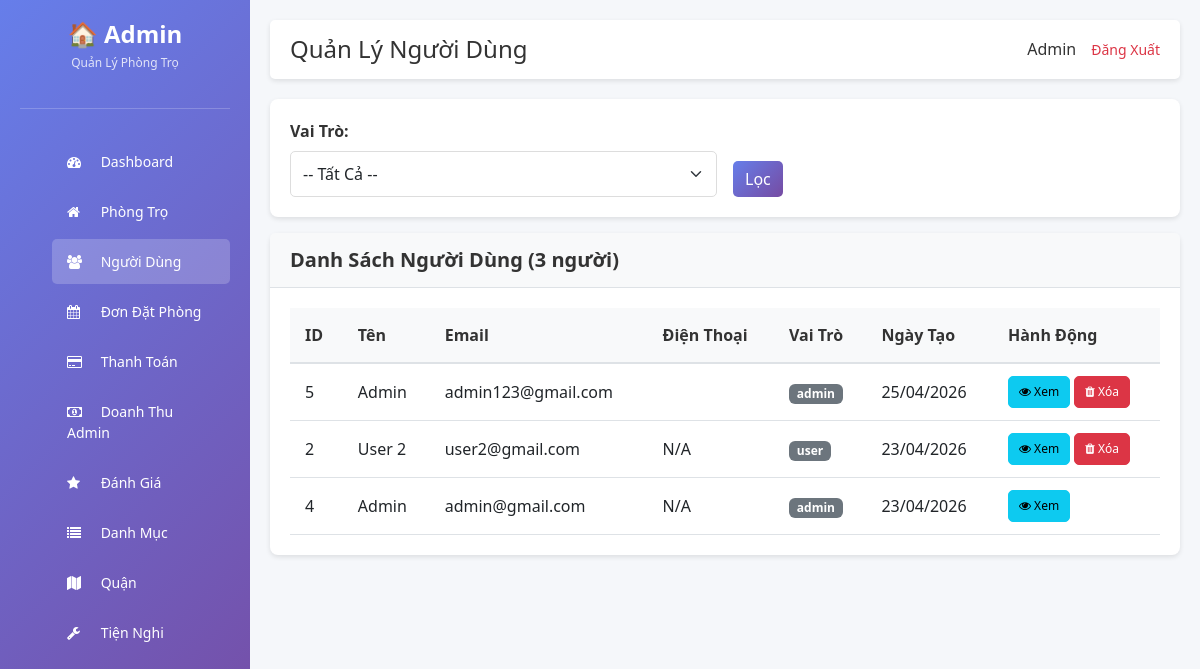
/public/admin/users.php (signed in), run on the app's committed database.
### tables this page shows
CREATE TABLE `users` (
  `id` int(11) NOT NULL,
  `name` varchar(100) DEFAULT NULL,
  `email` varchar(150) DEFAULT NULL,
  `password` varchar(255) DEFAULT NULL,
  `reset_token` varchar(64) DEFAULT NULL,
  `reset_expires` datetime DEFAULT NULL,
  `phone` varchar(20) DEFAULT NULL,
  `avatar` varchar(255) DEFAULT NULL,
  `role` enum('user','owner','admin') DEFAULT 'user',
  `created_at` timestamp NOT NULL DEFAULT current_timestamp(),
  `status` varchar(20) DEFAULT 'pending'
);

### public/admin_init.php (called while the page is built, shortened)
<?php
require_once __DIR__ . '/../config/database.php';
require_once __DIR__ . '/../core/Database.php';
require_once __DIR__ . '/../core/User.php';
require_once __DIR__ . '/../app/controller/UserController.php';
require_once __DIR__ . '/../app/controller/ActivityLogController.php';
$db = new Database($conn);
?>

### app/controller/UserController.php (called while the page is built, shortened)
<?php
class UserController {
    private $user;
    public function __construct($db, $activityLog = null) {
        $this->user = new User($db);
    }
    public function listUsers() {
        $page = isset($_GET['page']) ? (int)$_GET['page'] : 1;
        $role = isset($_GET['role']) ? $_GET['role'] : '';
        $users = $this->user->getAll($page, ITEMS_PER_PAGE, $role);
        $total = $this->user->getTotal($role);
        $total_pages = ceil($total / ITEMS_PER_PAGE);
        return [
            'users' => $users,
            'total' => $total,
            'page' => $page,
            'total_pages' => $total_pages,
            'role' => $role
        ];
    }
}
?>

### core/User.php (called while the page is built, shortened)
<?php
class User {
    private $db;
    public function __construct($database) {
        $this->db = $database;
    }
    public function getAll($page = 1, $limit = ITEMS_PER_PAGE, $role = '') {
        $offset = ($page - 1) * $limit;
        $sql = "SELECT * FROM users";
        $sql .= " ORDER BY created_at DESC LIMIT $offset, $limit";
        return $this->db->getRows($sql);
    }
    public function getTotal($role = '') {
        $where = '';
        return $this->db->count('users', $where);
    }
}
?>

### core/Database.php (called while the page is built, shortened)
<?php
class Database {
    private $conn;
    public function __construct($connection) {
        $this->conn = $connection;
    }
    public function getRows($sql) {
        $result = $this->conn->query($sql);
        if ($result && $result->num_rows > 0) {
            $rows = [];
            while ($row = $result->fetch_assoc()) {
                $rows[] = $row;
            }
            return $rows;
        }
        return [];
    }
    public function count($table, $where = '') {
        $sql = "SELECT COUNT(*) as count FROM $table";
        $result = $this->conn->query($sql);
        if ($result) {
            $row = $result->fetch_assoc();
            return $row['count'];
        }
        return 0;
    }
}
?>

### public/admin/users.php (the view, shortened to what this page needs)
<?php
require_once __DIR__ . '/../admin_init.php';
$activityLog = new ActivityLog($db);
$controller = new UserController($db, $activityLog);
$data = $controller->listUsers();
?>
<!DOCTYPE html>
<html lang="vi">
<head>
    <link href="https://cdn.jsdelivr.net/npm/bootstrap@5.3.0/dist/css/bootstrap.min.css" rel="stylesheet">
    <link href="https://cdn.jsdelivr.net/npm/font-awesome@4.7.0/css/font-awesome.min.css" rel="stylesheet">
    <link href="<?php echo ADMIN_URL; ?>assets/css/style.css" rel="stylesheet">
</head>
<body>
    <div class="sidebar">
        <div class="logo">
            <h2>🏠 Admin</h2>
            <p>Quản Lý Phòng Trọ</p>
        </div>
        <ul class="nav-menu">
            <li><a href="<?php echo ADMIN_URL; ?>index.php"><i class="fa fa-dashboard"></i> Dashboard</a></li>
            <li><a href="<?php echo ADMIN_URL; ?>motels.php"><i class="fa fa-home"></i> Phòng Trọ</a></li>
            <li><a href="<?php echo ADMIN_URL; ?>users.php" class="active"><i class="fa fa-users"></i> Người Dùng</a></li>
            <li><a href="<?php echo ADMIN_URL; ?>bookings.php"><i class="fa fa-calendar"></i> Đơn Đặt Phòng</a></li>
            <li><a href="<?php echo ADMIN_URL; ?>payments.php"><i class="fa fa-credit-card"></i> Thanh Toán</a></li>
            <li><a href="<?php echo ADMIN_URL; ?>admin_revenue.php"><i class="fa fa-money"></i> Doanh Thu Admin</a></li>
            <li><a href="<?php echo ADMIN_URL; ?>reviews.php"><i class="fa fa-star"></i> Đánh Giá</a></li>
            <li><a href="<?php echo ADMIN_URL; ?>categories.php"><i class="fa fa-list"></i> Danh Mục</a></li>
            <li><a href="<?php echo ADMIN_URL; ?>districts.php"><i class="fa fa-map"></i> Quận</a></li>
            <li><a href="<?php echo ADMIN_URL; ?>utilities.php"><i class="fa fa-wrench"></i> Tiện Nghi</a></li>
        </ul>
    </div>
    <div class="main-content">
        <div class="topbar">
            <h1>Quản Lý Người Dùng</h1>
            <div class="user-info">
                <span><?php echo htmlspecialchars($_SESSION['user_name'] ?? ''); ?></span>
                <a href="<?php echo ADMIN_URL; ?>logout.php">Đăng Xuất</a>
            </div>
        </div>
        <div class="card mb-3">
            <div class="card-body">
                <form method="GET" class="row g-3">
                    <div class="col-md-6">
                        <label class="form-label">Vai Trò:</label>
                        <select name="role" class="form-select">
                            <option value="">-- Tất Cả --</option>
                        </select>
                    </div>
                    <div class="col-md-6" style="display: flex; align-items: flex-end;">
                        <button type="submit" class="btn btn-primary">Lọc</button>
                    </div>
                </form>
            </div>
        </div>
        <div class="card">
            <div class="card-header">
                <h5 class="mb-0">Danh Sách Người Dùng (<?php echo $data['total']; ?> người)</h5>
            </div>
            <div class="card-body">
                <?php if (!empty($data['users'])): ?>
                <div class="table-responsive">
                    <table class="table table-hover">
                        <thead class="table-light">
                            <tr>
                                <th>ID</th>
                                <th>Tên</th>
                                <th>Email</th>
                                <th>Điện Thoại</th>
                                <th>Vai Trò</th>
                                <th>Ngày Tạo</th>
                                <th>Hành Động</th>
                            </tr>
                        </thead>
                        <tbody>
                            <?php foreach ($data['users'] as $user): ?>
                            <tr>
                                <td><?php echo $user['id']; ?></td>
                                <td><?php echo htmlspecialchars($user['name'] ?? 'N/A'); ?></td>
                                <td><?php echo htmlspecialchars($user['email'] ?? 'N/A'); ?></td>
                                <td><?php echo htmlspecialchars($user['phone'] ?? 'N/A'); ?></td>
                                <td>
                                    <span class="badge bg-secondary"><?php echo $user['role']; ?></span>
                                </td>
                                <td><?php echo date('d/m/Y', strtotime($user['created_at'])); ?></td>
                                <td>
                                    <a href="<?php echo ADMIN_URL . 'user_detail.php?id=' . $user['id']; ?>" class="btn btn-sm btn-info">
                                        <i class="fa fa-eye"></i> Xem
                                    </a>
                                    <?php if ($user['id'] !== $_SESSION['user_id']): ?>
                                    <a href="<?php echo ADMIN_URL . 'users.php?action=delete&id=' . $user['id']; ?>" class="btn btn-sm btn-danger" onclick="return confirm('Xóa người dùng này?');">
                                        <i class="fa fa-trash"></i> Xóa
                                    </a>
                                    <?php endif; ?>
                                </td>
                            </tr>
                            <?php endforeach; ?>
                        </tbody>
                    </table>
                </div>
                <?php else: ?>
                <div class="alert alert-info">Không có người dùng nào.</div>
                <?php endif; ?>
            </div>
        </div>
    </div>
</body>
</html>

### public/admin/assets/css/style.css (style rules this page uses)
* { margin: 0; padding: 0; box-sizing: border-box; }
body { background-color: #f5f7fa; font-family: 'Segoe UI', Tahoma, Geneva, Verdana, sans-serif; }
.sidebar { background: linear-gradient(135deg, #667eea 0%, #764ba2 100%); color: white; min-height: 100vh; padding: 20px; position: fixed; width: 250px; left: 0; top: 0; overflow-y: auto; }
.sidebar .logo { text-align: center; margin-bottom: 30px; padding-bottom: 20px; border-bottom: 1px solid rgba(255, 255, 255, 0.2); }
.sidebar .logo h2 { font-size: 24px; font-weight: bold; margin-bottom: 5px; }
.sidebar .logo p { font-size: 12px; opacity: 0.8; }
.sidebar .nav-menu { list-style: none; }
.sidebar .nav-menu li { margin-bottom: 5px; }
.sidebar .nav-menu a { color: white; text-decoration: none; display: block; padding: 12px 15px; border-radius: 5px; transition: all 0.3s; font-size: 14px; }
.sidebar .nav-menu a:hover, .sidebar .nav-menu a.active { background-color: rgba(255, 255, 255, 0.2); }
.sidebar .nav-menu a i { margin-right: 10px; width: 20px; }
.main-content { margin-left: 250px; padding: 20px; min-height: 100vh; }
.topbar { background: white; padding: 15px 20px; border-radius: 5px; box-shadow: 0 2px 5px rgba(0, 0, 0, 0.1); display: flex; justify-content: space-between; align-items: center; margin-bottom: 20px; }
.topbar h1 { margin: 0; font-size: 24px; color: #333; }
.topbar .user-info { display: flex; align-items: center; gap: 15px; }
.topbar .user-info span { color: #333; font-weight: 500; }
.topbar .user-info a { color: #dc3545; text-decoration: none; font-size: 14px; }
.card { border-radius: 8px; box-shadow: 0 2px 5px rgba(0, 0, 0, 0.1); border: none; margin-bottom: 20px; }
.card-header { background-color: #f8f9fa; border-bottom: 1px solid #dee2e6; padding: 15px 20px; border-radius: 8px 8px 0 0; }
.card-header h5 { margin: 0; color: #333; font-weight: 600; }
.card-body { padding: 20px; }
.table { margin-bottom: 0; }
.table thead th { background-color: #f8f9fa; border-bottom: 2px solid #dee2e6; padding: 15px; font-weight: 600; color: #333; }
.table td { padding: 12px 15px; vertical-align: middle; }
.btn { border-radius: 5px; font-weight: 500; transition: all 0.3s; }
.btn-primary { background: linear-gradient(135deg, #667eea 0%, #764ba2 100%); border: none; }
.btn-sm { padding: 6px 10px; font-size: 12px; }
.form-control, .form-select { border-radius: 5px; border: 1px solid #ddd; padding: 10px 12px; }
.form-label { font-weight: 600; color: #333; margin-bottom: 8px; }

### data on the page
users: id "5", name "Admin", email "admin123@gmail.com", role "admin", created_at "25/04/2026"
users: id "2", name "User 2", email "user2@gmail.com", phone "N/A", role "user", created_at "23/04/2026"
users: id "4", name "Admin", email "admin@gmail.com", phone "N/A", role "admin", created_at "23/04/2026"

### other printed values
$_SESSION['user_name'] "Admin"
$data['total'] "3"
